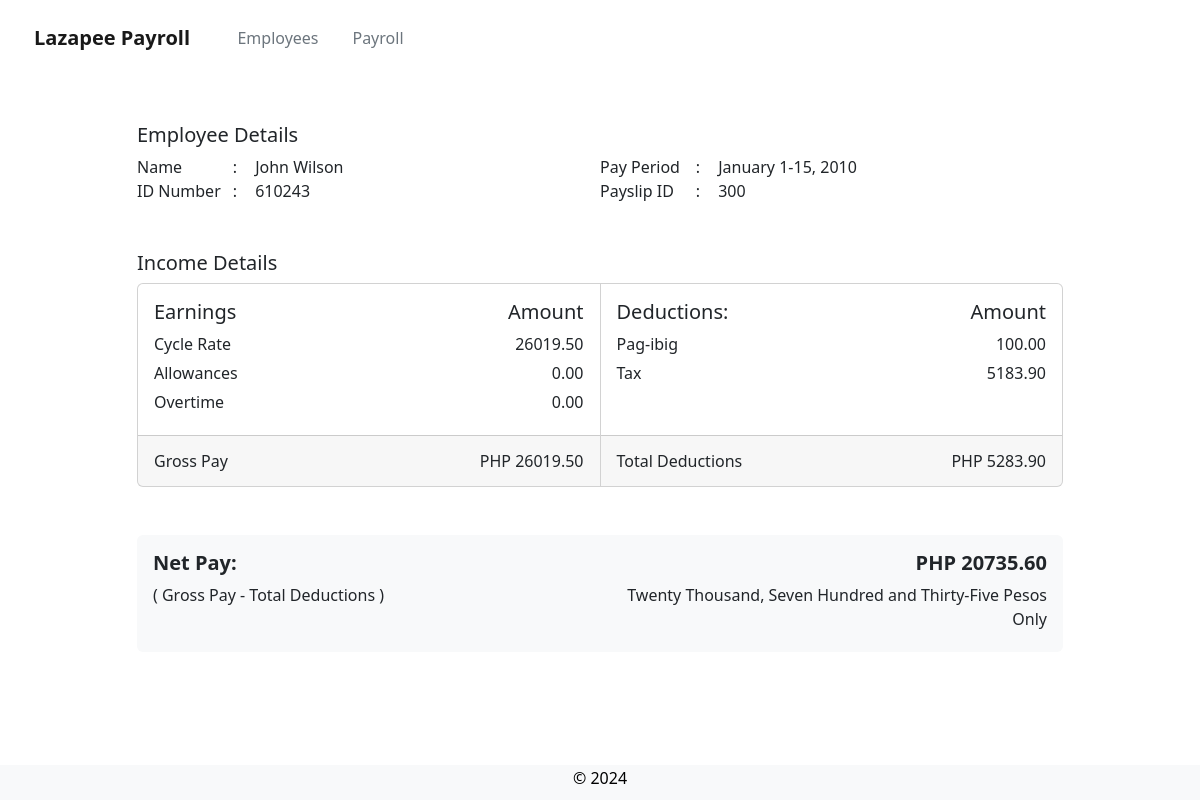
Screenshot of /view_payslip/300/ with the database file from the repository.
### payroll_app/models.py (models this page shows)
class Payslip(models.Model):
    employee = models.ForeignKey(Employee, on_delete=models.CASCADE)
    id_number = models.IntegerField()
    rate = models.FloatField(default=0)
    cycle_rate = models.FloatField(default=0)
    overtime_pay = models.FloatField(null=True, default=0)
    allowance = models.FloatField(null=True, default=0)
    month = models.CharField(max_length=10)
    date_range = models.CharField(max_length=25)
    year = models.CharField(max_length=4)
    pay_cycle = models.IntegerField()
    tax = models.FloatField(null=True, default=0)
    philhealth = models.FloatField(null=True, default=0)
    pag_ibig = models.FloatField(null=True, default=0)
    sss = models.FloatField(null=True, default=0)
    total_deductions = models.FloatField(null=True, default=0)
    gross_pay = models.FloatField(null=True, default=0)
    total_pay = models.FloatField(null=True, default=0)
    total_pay_desc = models.CharField(max_length=300, default="")

class Employee(models.Model):
    name = models.CharField(max_length=25)
    id_number = models.IntegerField()
    rate = models.FloatField()
    overtime_hours = models.IntegerField(null=True, default=0)
    overtime_pay = models.FloatField(null=True, default=0)
    allowance = models.FloatField(null=True, default=0)

### payroll_app/views.py (the view)
# urls.py: path('view_payslip/<int:pk>/', views.view_payslip, name='view_payslip'),
def view_payslip(request, pk):
    payslip = Payslip.objects.get(pk=pk)
    return render(request, 'payroll_app/view_payslip.html', {'payslip':payslip})

### payroll_app/templates/payroll_app/view_payslip.html (shortened to what this page needs)
{% extends 'payroll_app/base.html' %}
{% load static %}
{% block content %}
<div class="row pb-5 mt-5">
    <h5> Employee Details </h5>
    <div class="d-flex flex-wrap">
        <div class="col-md-6">
            <span style="display:inline-block; min-width: 10ch;"> Name </span>
            <span style="display:inline-block; min-width: 2ch;"> : </span>
            <span> {{ payslip.employee.name }} </span>
        </div>
        <div class="col-md-6">
            <span style="display:inline-block; min-width: 10ch;"> Pay Period </span>
            <span style="display:inline-block; min-width: 2ch;"> : </span>
            <span> {{ payslip.date_range }} </span>
        </div>
        <div class="col-md-6">
            <span style="display:inline-block; min-width: 10ch;"> ID Number </span>
            <span style="display:inline-block; min-width: 2ch;"> : </span>
            <span> {{ payslip.id_number }} </span>
        </div>
        <div class="col-md-6">
            <span style="display:inline-block; min-width: 10ch;"> Payslip ID </span>
            <span style="display:inline-block; min-width: 2ch;"> : </span>
            <span> {{ payslip.pk }} </span>
        </div>
    </div>
</div>
<div class="row pb-5">
    <h5> Income Details </h5>
    <div class="card-group">
        <div class="card">
            <div class="card-body d-flex flex-wrap">
                <div class="col-md-6">
                    <h5 class="card-title"> Earnings </h5>
                    <p> Cycle Rate </p>
                    <p> Allowances </p>
                    <p> Overtime </p>
                </div>
                <div class="col-md-6" style="text-align: right;">
                    <h5 class="title">Amount</h5>
                    <p> {{ payslip.cycle_rate | floatformat:"2" }} </p>
                    <p> {{ payslip.allowance | floatformat:"2" }} </p>
                    <p> {{ payslip.overtime_pay | floatformat:"2" }} </p>
                </div>
            </div>
            <div class="card-footer d-flex flex-wrap">
                <div class="col-md-6">
                    <p> Gross Pay </p>
                </div>
                <div class="col-md-6" style="text-align: right;">
                    <p> PHP {{ payslip.gross_pay | floatformat:"2" }} </p>
                </div>
            </div>
        </div>
        <div class="card">
            <div class="card-body d-flex flex-wrap">
                <div class="col-md-6">
                    <h5 class="card-title"> Deductions: </h5>
                    {% if payslip.pay_cycle == 1 %}
                        <p> Pag-ibig </p>
                    {% else %}
                        <p> PhilHealth </p>
                        <p> SSS </p>
                    {% endif %}
                    <p> Tax </p>
                </div>
                <div class="col-md-6 text-end">
                    <h5 class="title">Amount</h5>
                    {% if payslip.pay_cycle == 1 %}
                        <p> {{ payslip.pag_ibig | floatformat:"2" }} </p>
                    {% else %}
                        <p> {{ payslip.philhealth | floatformat:"2" }} </p>
                        <p> {{ payslip.sss | floatformat:"2" }} </p>
                    {% endif %}
                    <p> {{ payslip.tax | floatformat:"2" }} </p>
                </div>
            </div>
            <div class="card-footer d-flex flex-wrap">
                <div class="col-md-6">
                    <p> Total Deductions </p>
                </div>
                <div class="col-md-6 text-end">
                    <p> PHP {{ payslip.total_deductions | floatformat:"2" }} </p>
                </div>
            </div>
        </div>
    </div>
</div>
<div class="row pb-5">
    <div class="card-group">
        <div class="card bg-light border-0">
            <div class="card-body">
                <h5><b> Net Pay: </b></h5>
                <p> ( Gross Pay - Total Deductions ) </p>
            </div>
        </div>
        <div class="card bg-light border-0">
            <div class="card-body" style="text-align: right;">
                <h5><b> PHP {{ payslip.total_pay | floatformat:"2" }} </b></h5>
                <p> {{ payslip.total_pay_desc }} Pesos Only </p>
            </div>
        </div>
    </div>
</div>
{% endblock %}

### payroll_app/templates/payroll_app/base.html (shortened to what this page needs)
{% load static %}
<html>
    <head>
        <link rel="stylesheet" href="{% static '/bootstrap/css/bootstrap.min.css' %}">
        <link rel="stylesheet" href="{% static '/bootstrap/css/custom.css' %}">
    </head>
    <body>
        <nav class="navbar">
            <div class="container-fluid justify-content-start text-center">
                <a class="navbar-brand" href="#">Lazapee Payroll</a>
                <a class="nav-link text-secondary" href="{% url 'view_employees' %}"> Employees </a>
                <a class="nav-link text-secondary" href="{% url 'payroll' %}"> Payroll </a>
            </div>
        </nav>
        <div class="container">
            <div class="row justify-content-center">
                <div class="col-md-10" style="background-color: white;">
                    {% block content %}
                    {% endblock %}
                </div>
            </div>
        </div>
        <footer class="footer fixed-bottom bg-light d-flex align-items-center justify-content-center">
            <h6> &copy; 2024 </h6>
        </footer>
    </body>
</html>

### payroll_app/templates/payroll_app/view_payslip.html (style rules this page uses)
p { margin-top: 5px; margin-bottom: 5px; }

### payroll_app/templates/payroll_app/base.html (style rules this page uses)
.navbar { z-index: 0; height: 75px; position: sticky; top: 0; background-color: white; }
.navbar-brand { width: 200px; font-weight: bold; }
.nav-link { font-weight: 500; width: 100px; }
.container { margin-bottom: 75px; }
.footer { position: fixed; height: 35px; bottom: 0; color: black; }

### rows the page displays
Payslip: employee.name "John Wilson", date_range "January 1-15, 2010", id_number "610243", pk "300", cycle_rate "26019.50", allowance "0.00", overtime_pay "0.00", gross_pay "26019.50", pag_ibig "100.00", tax "5183.90", total_deductions "5283.90", total_pay "20735.60", total_pay_desc "Twenty Thousand, Seven Hundred and Thirty-Five"
